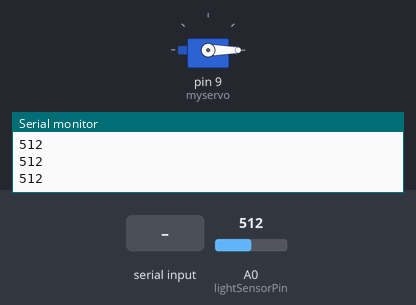
Simulated run of this sketch. Board: Arduino Uno, built with avr-gcc and run on an emulated ATmega328P. Parts: servo, the last lines printed to the serial monitor. The inputs (shaded band) are chosen by the test bench; at power-on: A0 (lightSensorPin) = 512.

Above: at 1.2 s.
1.3 s: A0 (lightSensorPin) set to 489
At 2.3 s:
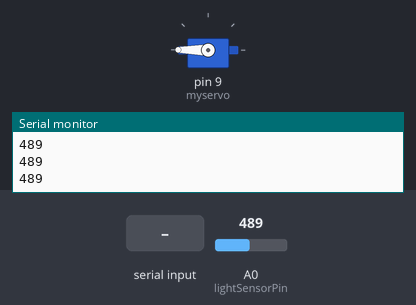
2.8 s: A0 (lightSensorPin) set to 510
At 3.5 s:
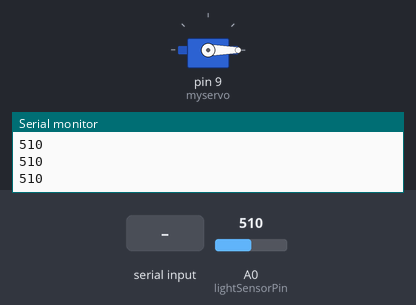
4.3 s: "1" received over the second serial link
At 4.6 s:
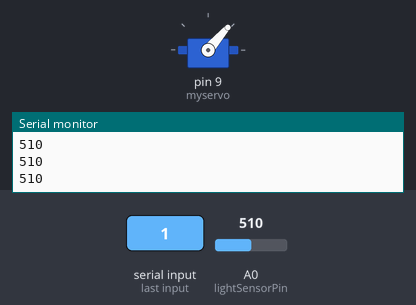
5.8 s: A0 (lightSensorPin) set to 490
At 7.0 s:
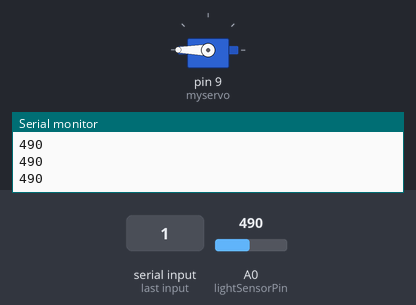
Timing chart, 0 to 8.3 s (numbered marks = the images above; inputs shaded):
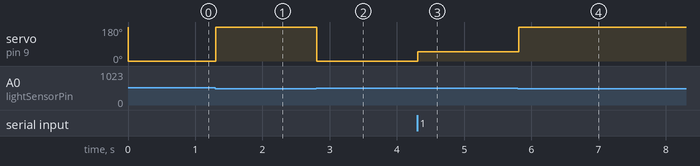

Measured:
- the behaviour switches between 500 and 499 on A0 (lightSensorPin) (found by bisection; images 0 and 1)
- after the input at 1.3 s, servo on pin 9 (myservo): 0° → 180° at once
- after the input at 2.8 s, servo on pin 9 (myservo): 180° → 0° at once
- after the input at 4.3 s, servo on pin 9 (myservo): 0° → 49° at once
- after the input at 5.8 s, servo on pin 9 (myservo): 49° → 180° at once

The sketch:

Bluetooth.ino
```cpp
#include <SoftwareSerial.h>//import the serial library
#include <Servo.h>

//notice locked = 180 unlocked = 0;

Servo myservo;

int servopos = 0;
int bluetoothTx = 10;
int bluetoothRx = 11;
int posTop = 0;
int lightSensorPin = 0;
int lightSensor;
int timerCounter = 0;
int prevoiusServopos = 0;

SoftwareSerial bluetooth(bluetoothTx, bluetoothRx);

void setup()
{
myservo.attach(9);
//Setup usb serial connection to computer
Serial.begin(9600);

//Setup Bluetooth serial connection to android
bluetooth.begin(9600);
}

void loop()
{

if(bluetooth.available()> 0 )
{
  servopos = bluetooth.read();

} else {
  if(lightSensor < 500){ //If it is dark for a significant amount of time the user is assumed asleep, the door is automatically locked
    myservo.write(180);
  } else {                //otherwise, the door will follow whatever command the user last entered, if it was locked it will stay locked
    myservo.write(servopos);
  }
}

lightSensor = analogRead(lightSensorPin);
Serial.println(lightSensor);

}
```
